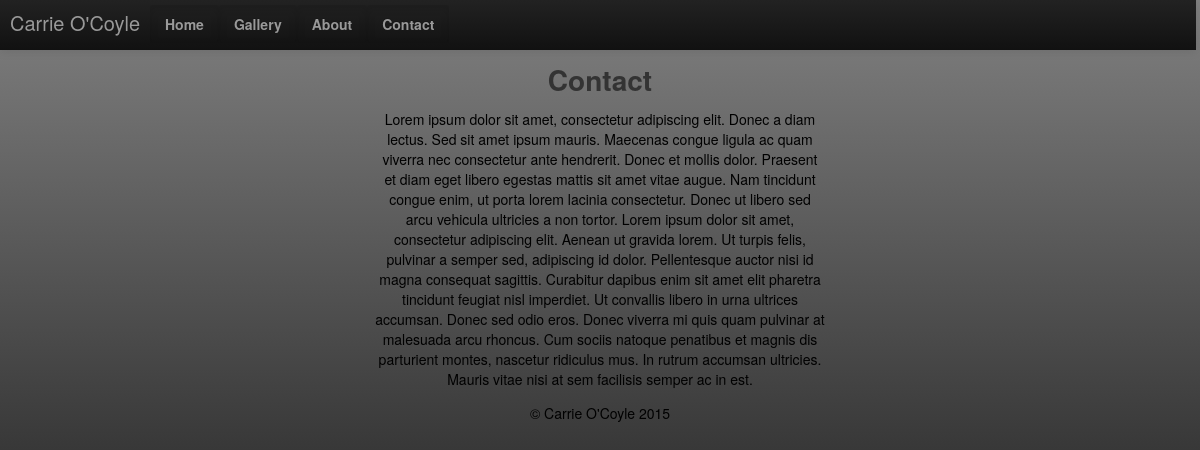
Page /contact/ on the committed database.
### boringpages/models.py (models this page shows)
class TextPage(models.Model):
    title = models.CharField(max_length=255)
    content = models.TextField()

### boringpages/views.py (the view)
# urls.py: url(r'contact/?$', 'boringpages.views.contact'),
def contact(request):
    return textPage(request, 'Contact')

### boringpages/views.py (called while the page is built)
def textPage(request, pageName):
    pageContent = TextPage.objects.filter(title=pageName)[0]
    return render(request, 'boringpages/textpage.html', {'pageContent':pageContent})

### boringpages/templates/boringpages/textpage.html
{% extends 'base_site.html' %}
{% block content %}
    <div class="text_content_wrapper" align="center">
        <div class="text_content" align="center">
            <h1>{{ pageContent.title }}</h1>
            <p>{{ pageContent.content }}</p>
        </div>
    </div>
{% endblock %}

### templates/base_site.html (shortened to what this page needs)
<!DOCTYPE html5>
<html lang="en">
  <head>
    <link href="/static/css/style.css" rel="stylesheet">
  </head>
  <body>
    <div class="body-wrapper">
        {% block nav %}
        <div class="navbar">
          <a class="brand" href="/">Carrie O'Coyle</a>
          <div class="nav-inner" align="center">
            <ul class="nav">
              <li class="active"><a href="/home">Home</a></li>
              <li><a href="/gallery">Gallery</a></li>
              <li><a href="/about">About</a></li>
              <li><a href="/contact">Contact</a></li>
            </ul>
          </div>
        </div>
        {% endblock nav %}
        <div class="container">
        {% block content %}{% endblock %}
            <div class="footerwrapper" align="center">
              <footer class="copyright">
                <p>&copy; Carrie O'Coyle 2015</p>
              </footer>
            </div>
        </div>
    </div>
  </body>
</html>

### static/css/style.css (style rules this page uses)
html { font-size: 100%; }
body { margin: 0; padding-top: 0; padding-bottom: 0; color: #333333; font-size: 14px; font-family: "Helvetica Neue",Helvetica,Arial,sans-serif; line-height: 20px; background: linear-gradient(grey, black); background-attachment: fixed; }
.body-wrapper { height: 100%; width: 100%; padding-bottom: 0px; position: relative; }
.navbar { margin-bottom: 20px; position: static; top: 0; left: 0; right: 0; overflow: visible; line-height: 20px; padding: 5px; background-color: #1b1b1b1; background-image: linear-gradient(to bottom, #222222, #111111); background-repeat: repeat-x; box-shadow: 0 1px 10px rgba(0, 0, 0, 0.1); border-color: #252525; border-radius: 0; border-width: 0 0 1px; min-height: 40px; width: 98.8%; }
.container { content: ""; }
.brand { margin: 0 0 0 -5px; padding-left: 10px; padding-right: 10px; padding-top: 8px; color: #999999; text-shadow: 0 -1px 0 rgba(0 0 0 0.25); display: block; float: left; font-size: 20px; font-weight: 200; }
.brand { text-decoration: none; }
.nav { float: none; margin: 0; padding: 0; display: block; left: 0; list-style-type: none; padding: 0; padding-bottom: 30px; }
.nav li { z-index: 2000; display: inline; float: left; }
.nav a { color: #999999; background-color: transparent; box-shadow: 0 3px 8px rgba(0, 0, 0, 0.125) inset; text-decoration: none; border-radius: 3px; font-weight: bold; padding: 9px 15px; margin-bottom: 2px; text-shadow: 0 -1px 0 rgba(0, 0, 0, 0.125); float: none; display: block; }
.copyright { color: black; }
.text_content { max-width: 450px; }
.text_content p { color: black; }

### rows in the picture
TextPage: title "Contact", content "Lorem ipsum dolor sit amet, consectetur adipiscing elit. Donec a diam lectus. Sed sit amet ipsum mauris. Maecenas congue ligula ac quam viverra nec consectetur ante hendrerit. Donec et mollis dolor. Praesent et diam eget libero egestas mattis sit amet vitae augue. Nam tincidunt congue enim, ut porta lorem lacinia consectetur. Donec ut libero sed arcu vehicula ultricies a non tortor. Lorem ipsum dolor sit amet, consectetur adipiscing elit. Aenean ut gravida lorem. Ut turpis felis, pulvinar a semper sed, adipiscing id dolor. Pellentesque auctor nisi id magna consequat sagittis. Curabitur dapibus enim sit amet elit pharetra tincidunt feugiat nisl imperdiet. Ut convallis libero in urna ultrices…"
